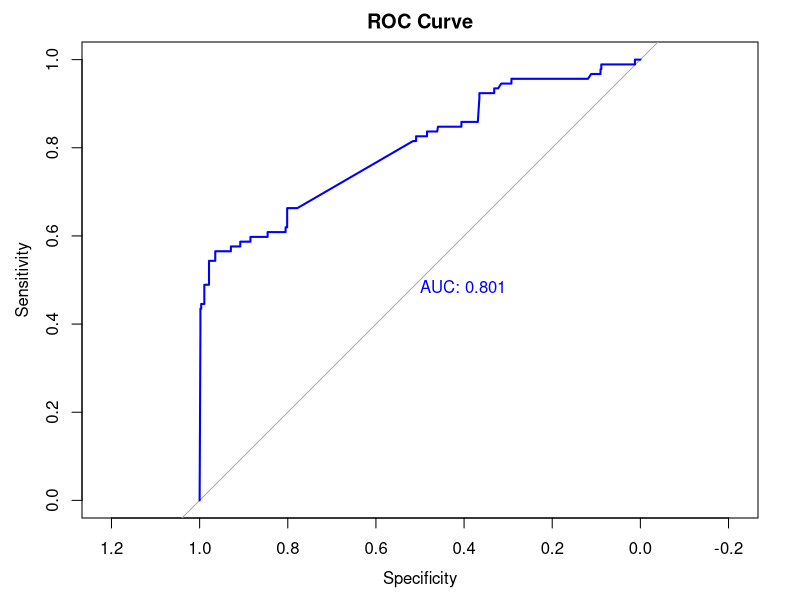

The R source for this figure:
library(caTools)
library(caret)
library(pROC)
library(car)

set.seed(1)

ads_data <- read.csv(file = "preprocessed.csv", header = TRUE, sep = ",")

train_index <- sample.split(ads_data$Is_Ad, SplitRatio = 0.8)

train_set <- subset(ads_data, train_index)
test_set  <- subset(ads_data, !train_index)

# Logistic regression models
mdel1 <- glm(Is_Ad ~ Height + Width,
             data = train_set,
             family = binomial)

mdel2 <- glm(Is_Ad ~ Height + Width + Aspect_ratio,
             data = train_set,
             family = binomial)

mdel3 <- glm(Is_Ad ~ Height + Width + Aspect_ratio + Local,
             data = train_set,
             family = binomial)

summary(mdel1)
summary(mdel2)
summary(mdel3)

# Compare nested models
anova(mdel1, mdel2, test = "Chisq")
anova(mdel2, mdel3, test = "Chisq")

# Select the second model
best_model <- mdel2

# Check multicollinearity
library(car)
vif(best_model)

# Check contribution of each variable
drop1(best_model, test = "Chisq")

# 95% confidence intervals
confint(best_model)

# Odds ratios
exp(coef(best_model))

# Predicted probabilities on test set
pred_prob <- predict(best_model, newdata = test_set, type = "response")

library(caret)

predicted <- factor(ifelse(pred_prob > 0.5, 1, 0), levels = c(0, 1))
actual <- factor(test_set$Is_Ad, levels = c(0, 1))

# Confusion matrix
conf_mat <- confusionMatrix(predicted, actual, positive = "1")
print(conf_mat)

# ROC and AUC
roc_curve <- roc(test_set$Is_Ad, pred_prob)

plot(roc_curve, 
     main = "ROC Curve", 
     col = "blue", 
     print.auc = TRUE)

auc(roc_curve)
